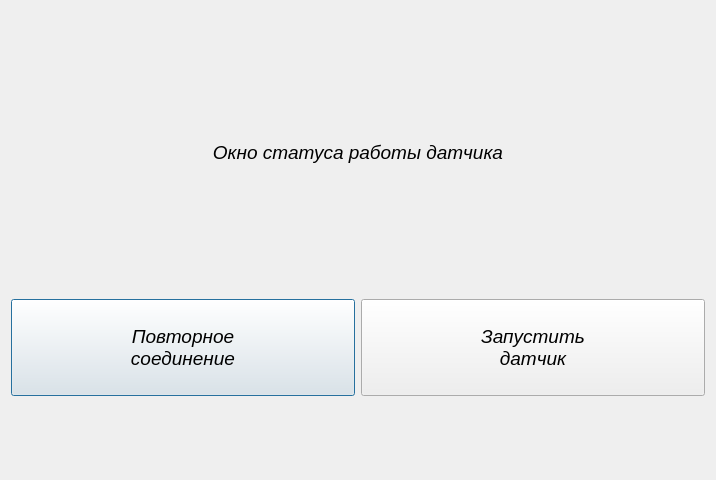
<?xml version="1.0" encoding="UTF-8"?>
<ui version="4.0">
 <class>InitWindow</class>
 <widget class="QDialog" name="InitWindow">
  <property name="geometry">
   <rect>
    <x>0</x>
    <y>0</y>
    <width>716</width>
    <height>480</height>
   </rect>
  </property>
  <property name="windowTitle">
   <string>Dialog</string>
  </property>
  <layout class="QGridLayout" name="gridLayout_2">
   <item row="4" column="0">
    <spacer name="verticalSpacer">
     <property name="orientation">
      <enum>Qt::Vertical</enum>
     </property>
     <property name="sizeHint" stdset="0">
      <size>
       <width>20</width>
       <height>40</height>
      </size>
     </property>
    </spacer>
   </item>
   <item row="3" column="0">
    <layout class="QGridLayout" name="gridLayout">
     <item row="0" column="0">
      <widget class="QPushButton" name="RepConnectButton">
       <property name="font">
        <font>
         <pointsize>14</pointsize>
         <italic>true</italic>
        </font>
       </property>
       <property name="text">
        <string>
Повторное
соединение
</string>
       </property>
      </widget>
     </item>
     <item row="0" column="1">
      <widget class="QPushButton" name="StartSensorButton">
       <property name="font">
        <font>
         <pointsize>14</pointsize>
         <italic>true</italic>
        </font>
       </property>
       <property name="text">
        <string>
Запустить 
датчик
</string>
       </property>
      </widget>
     </item>
    </layout>
   </item>
   <item row="1" column="0">
    <widget class="QLabel" name="StatusSensorLabel">
     <property name="font">
      <font>
       <pointsize>14</pointsize>
       <italic>true</italic>
      </font>
     </property>
     <property name="text">
      <string>&lt;html&gt;&lt;head/&gt;&lt;body&gt;&lt;p align=&quot;center&quot;&gt;&lt;br/&gt;&lt;/p&gt;&lt;p align=&quot;center&quot;&gt;Окно статуса работы датчика&lt;/p&gt;&lt;p align=&quot;center&quot;&gt;&lt;br/&gt;&lt;/p&gt;&lt;/body&gt;&lt;/html&gt;</string>
     </property>
     <property name="alignment">
      <set>Qt::AlignCenter</set>
     </property>
    </widget>
   </item>
   <item row="0" column="0">
    <spacer name="verticalSpacer_2">
     <property name="orientation">
      <enum>Qt::Vertical</enum>
     </property>
     <property name="sizeHint" stdset="0">
      <size>
       <width>20</width>
       <height>40</height>
      </size>
     </property>
    </spacer>
   </item>
   <item row="2" column="0">
    <spacer name="verticalSpacer_3">
     <property name="orientation">
      <enum>Qt::Vertical</enum>
     </property>
     <property name="sizeHint" stdset="0">
      <size>
       <width>20</width>
       <height>40</height>
      </size>
     </property>
    </spacer>
   </item>
  </layout>
 </widget>
 <resources/>
 <connections/>
</ui>
